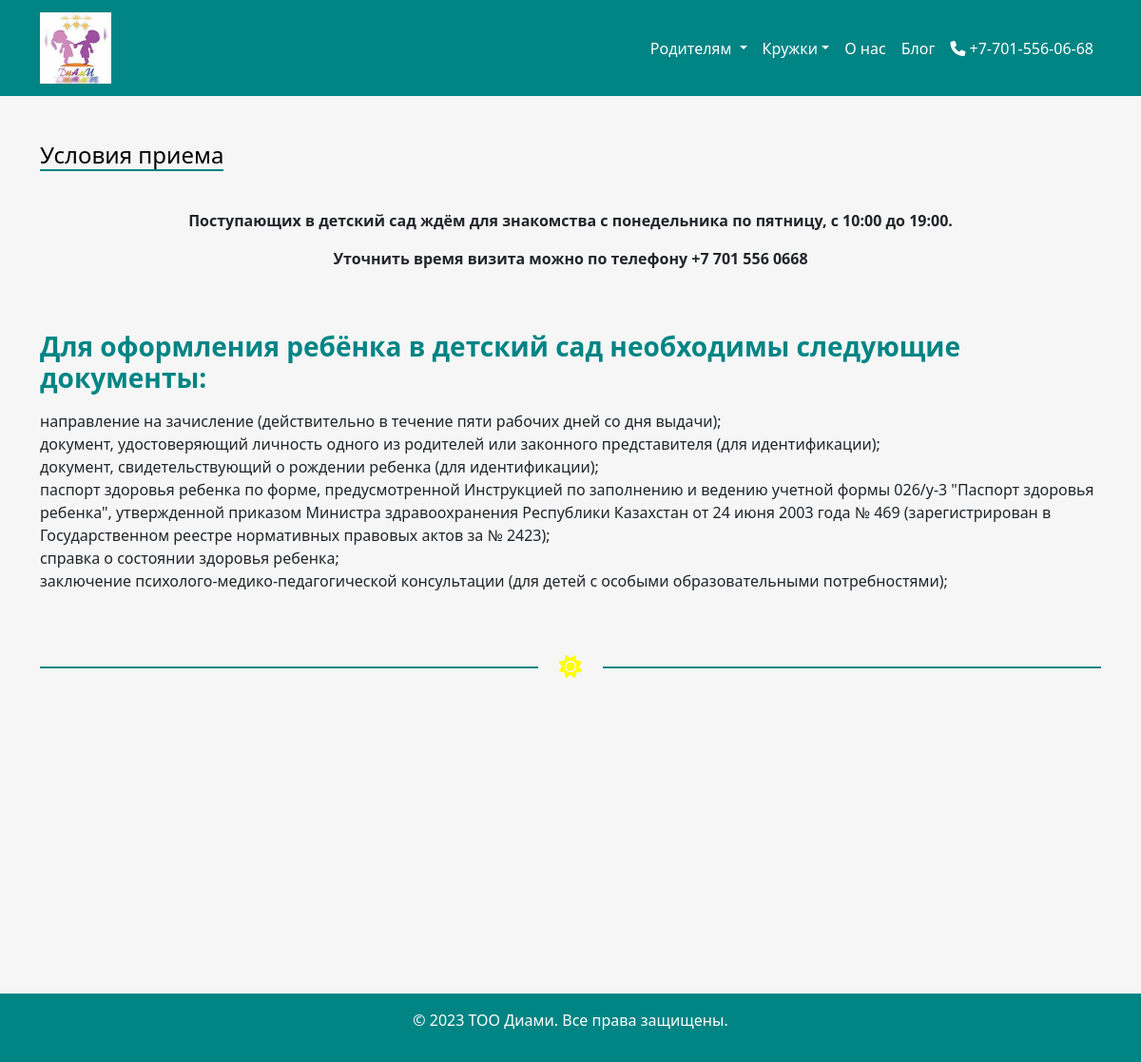
The page /forparents/1 on the database its author committed.
### main/models.py (models this page shows, shortened)
class ForParents(models.Model):
    title = models.CharField('Название', blank=False, null=False, max_length=50)
    full_text = models.TextField('Описание', validators=[MinLengthValidator(10, 'Введите больше 10 символов')],
                                 blank=False, null=False)
    disc_text = models.TextField('Доп.описание', validators=[MinLengthValidator(10, 'Введите больше 10 символов')],
                                 blank=True, default='')
    image = models.ImageField('Изображение', upload_to='images/', blank=True)
    class Meta:
        verbose_name = 'Для родителей'
        verbose_name_plural = 'Для родителей'

### main/views.py (the view)
# urls.py: path('forparents/<int:pk>', views.for_parents, name='for_parents'),
def for_parents(request, pk):
    forparents = ForParents.objects.get(pk=pk)
    return render(request, 'main/forparents.html', {'title': forparents.title, 'forparents': forparents})

### main/context_clubs.py (called while the page is built)
def krujki(request):
    return {'krujki': Clubs.objects.all()}

### main/context_forparents.py (called while the page is built)
def forparents(request):
    return {'roditeli': ForParents.objects.all()}

### main/templates/main/forparents.html (shortened to what this page needs)
{% extends 'base.html' %}
{% load static %}
{% block content %}
<div class="container pt-5 d-flex flex-column min-vh-100">
    <div class="row">
        <div class="col-md-12 col-sm-12">
            <h4 class="underline">{{ title }}</h4>
        </div>
    </div>
    <div class="row pt-3">
        {% if forparents.image %}
        <div class="col-md-4 col-sm-12 ">
            <img class="img-fluid" src="{{ forparents.image.url }}" alt="Картинка"
                 style="max-width: 100%; height: auto">
        </div>
        <div class="col-md-8 col-sm-12 ">
            <p>
                {{ forparents.full_text|linebreaks }}
            </p>
        </div>
        {% else %}
        <div class="col-md-12 col-sm-12 text-center">
            <p>
                <strong>{{ forparents.full_text|linebreaks }}</strong>
            </p>
        </div>
        {% endif %}
        <div class="col-md-12 col-sm-12 pt-5">
            {% if forparents.title == 'Условия приема' %}
                <h3>
                    <strong>
                        <span style="color: #008484;">Для оформления ребёнка в детский сад необходимы следующие документы:</span>
                    </strong>
                </h3>
            {% endif %}
            <p>
                {{ forparents.disc_text|linebreaks}}
            </p>
            <h1 class="py-5 px-5"><span><i class="fas fa-sun" style="color: #fbff00;"></i></span></h1>
        </div>
    </div>
</div>
{% endblock %}

### static/main/css/style.css (style rules this page uses)
*, *::before, *::after { box-sizing: border-box; }
html, h1, h2, h3, h4, h5, h6 { color: black; }
body { background: #f6f6f6; }
.underline { border-bottom: 2px solid #008484 !important; display: inline-block; }
h1 { position: relative; overflow: hidden; font-size: 24px; font-weight: normal; text-align: center; }
h1 > span { display: inline-block; margin: 0 .4em; }
h1 > span:before, h1 > span:after { content: ''; position: absolute; width: 100%; border-top: 2px solid #008484; margin-top: .6em; }
h1 > span:before { margin-left: -102%; }
h1 > span:after { margin-left: 2%; }
body, wrapper { min-height:100vh; }

### rows shown on the page
ForParents: title "Условия приема", full_text "Уточнить время визита можно по телефону +7 701 556 0668", disc_text "направление на зачисление (действительно в течение пяти рабочих дней со дня выдачи); документ, удостоверяющий личность одного из родителей или законного представителя (для идентификации); документ, свидетельствующий о рождении ребенка (для идентификации); паспорт здоровья ребенка по форме, предусмотренной Инструкцией по заполнению и ведению учетной формы 026/у-3 \"Паспорт здоровья ребенка\", утвержденной приказом Министра здравоохранения Республики Казахстан от 24 июня 2003 года № 469 (зарегистрирован в Государственном реестре нормативных правовых актов за № 2423); справка о состоянии здоровья ребенка; заключение психолого-медико-педагогической консультации (для детей с особыми…"
